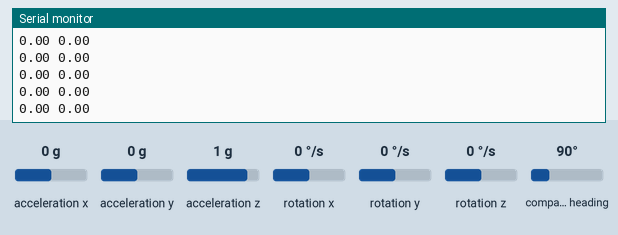
This sketch was run on a simulated Arduino Uno, built with avr-gcc and run on an emulated ATmega328P. Shown: the last lines printed to the serial monitor. The inputs (shaded band) are chosen by the test bench; at power-on: rotation x 0 °/s, acceleration x 0 g, acceleration y 0 g, acceleration z 1 g, rotation y 0 °/s, rotation z 0 °/s, compass heading 90°.

Above: at 3.2 s.
3.3 s: rotation x set to -192 °/s
At 4.3 s:
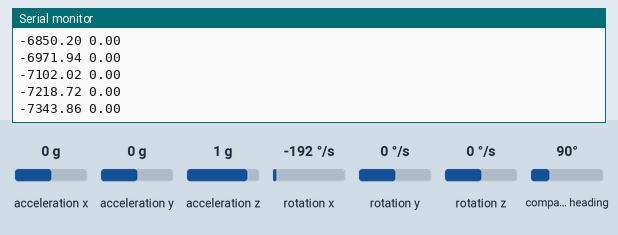
6.3 s: acceleration x set to -1.4 g
At 6.8 s:
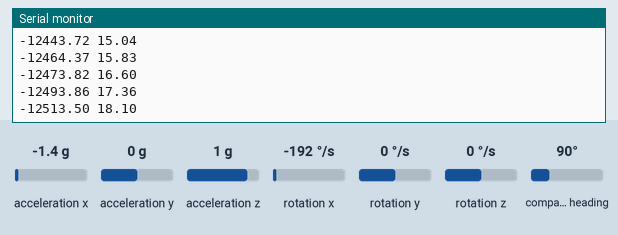
7.8 s: acceleration y set to -1.4 g
At 8.5 s:
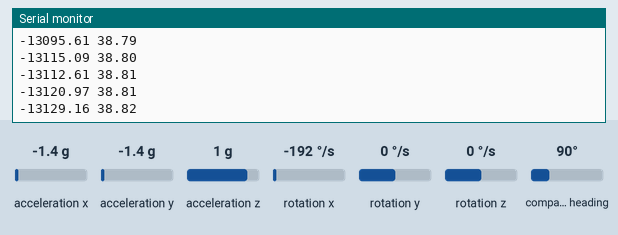
9.3 s: acceleration z set to -1.4 g
At 10.0 s:
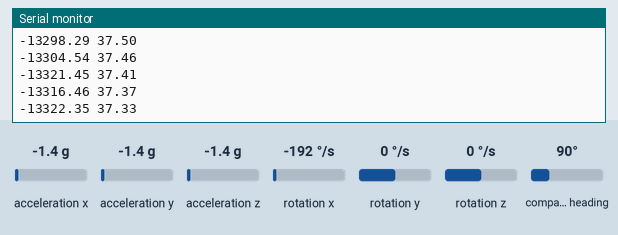
10.8 s: rotation y set to -192 °/s
At 11.9 s:
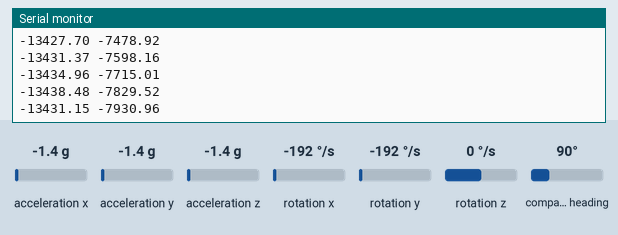
Timing chart, 0 to 13.3 s (numbered marks = the images above; inputs shaded):
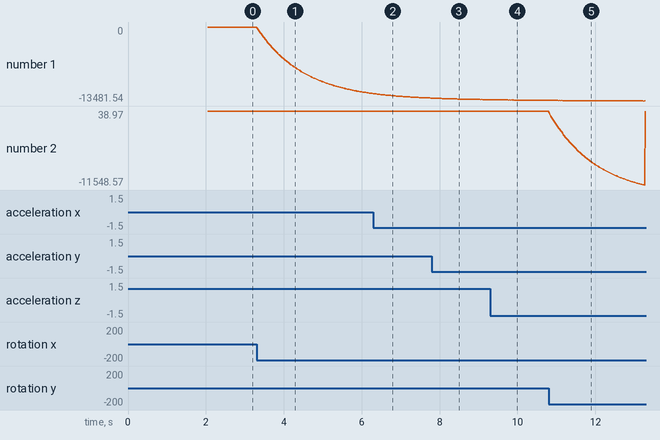

Measured:
- after the input at 3.3 s, the serial monitor: prints a new line at once (image 1)
- plotted number 1: 0 → -12128.07 after the input at 3.3 s

The sketch:

complementary_filter.ino
```cpp
#include <Wire.h>
#include <Adafruit_Sensor.h>
#include <Adafruit_BNO055.h>

Adafruit_BNO055 bno = Adafruit_BNO055(55, 0x28);

float roll = 0.0;
float pitch = 0.0;
float alpha = 0.98;
unsigned long lastTime = 0;

void setup() {
  Serial.begin(9600);
  delay(1000);

  if (!bno.begin()) {
    Serial.println("BNO055 not detected. Check wiring!");
    while (1);
  }

  delay(1000);
  bno.setExtCrystalUse(true);
  lastTime = millis();

  Serial.println("BNO055 Complementary Filter Roll & Pitch");
}

void loop() {
  sensors_event_t accelEvent, gyroEvent;
  bno.getEvent(&accelEvent, Adafruit_BNO055::VECTOR_ACCELEROMETER);
  bno.getEvent(&gyroEvent, Adafruit_BNO055::VECTOR_GYROSCOPE);

  unsigned long currentTime = millis();
  float dt = (currentTime - lastTime) / 1000.0;
  lastTime = currentTime;


  float roll_acc  = atan2(accelEvent.acceleration.y, accelEvent.acceleration.z) * 180.0 / PI;
  float pitch_acc = atan2(-accelEvent.acceleration.x,
                          sqrt(accelEvent.acceleration.y * accelEvent.acceleration.y +
                               accelEvent.acceleration.z * accelEvent.acceleration.z)) * 180.0 / PI;


  float roll_gyro  = roll + gyroEvent.gyro.x * dt * 180.0 / PI;
  float pitch_gyro = pitch + gyroEvent.gyro.y * dt * 180.0 / PI;


  roll  = alpha * roll_gyro  + (1 - alpha) * roll_acc;
  pitch = alpha * pitch_gyro + (1 - alpha) * pitch_acc;


  Serial.print(roll);
  Serial.print(" ");
  Serial.println(pitch);

  delay(20);
}
```
